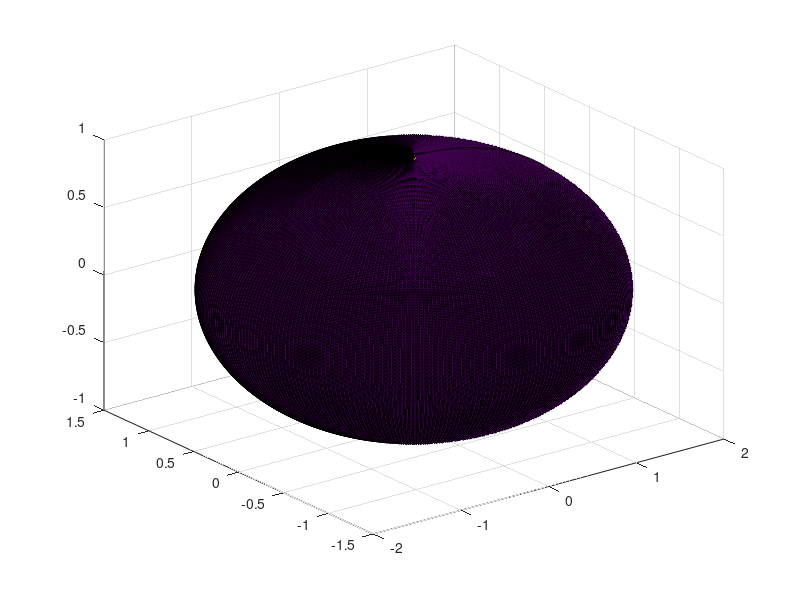

Write the MATLAB code that produced this figure. (Note: this script raises an error after producing the figure.)

% polhode drawings
%% Renaissance Repository, https://github.com/tbewley/RR/tree/main/RR_chap06
%% Copyright 2024 by Thomas Bewley, published under BSD 3-Clause License.

M=1; nframes=4
for body=1:3;
  switch body
    case {1}, I1=4; I2=3; I3=2;           type='Asymmetric Top', eps=.01, ax =[-2 2 -1.5 1.5 -1 1];
    case {2}, m=13.37; h=2.05; r=0.165/2; type='Explorer 1',     eps=.56
              I1=m*(3*r^2+h^2)/12, I2=I1, I3=m*r^2/2;            ax =[-50 50 -50 50 -1 1];
    case {3}, I1=4; I2=2; I3=2;           type='Frisbee',        eps=.01
  end
  T_initial=(1-eps)*M^2/(2*I3), T_final=(1+eps)*M^2/(2*I1)
  T=logspace(log10(T_initial),log10(T_final),nframes)
  for k=1:nframes
  clf; T1=2*I1*T(k); T2=2*I2*T(k); T3=2*I3*T(k);
  [x,y,z]=ellipsoid(0,0,0,T1,T2,T3,300); surf(x,y,z,0*x+1); hold on;
  [x,y,z]=sphere(300); surf(x,y,z,0*x+3); alpha(1); shading FLAT; axis equal;
  if body==1, axis(ax), end
  % title(sprintf('%s,  T=%5.3f',type,T(k)));
  % print('-depsc',sprintf('Conservation%d%d.eps',body,k))
  pause(1)
  end
  pause
end
